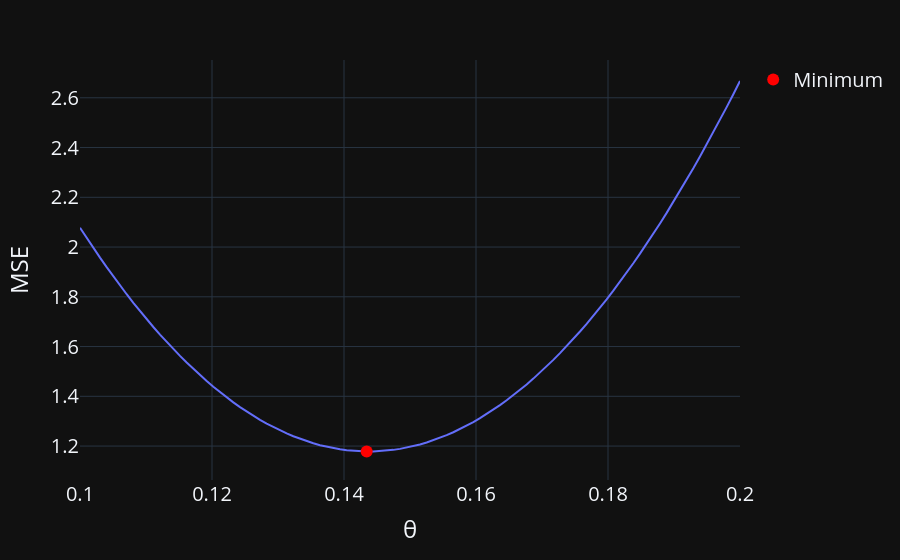

Write notebook code for a chart like this one.
### Code cell
fig = px.line(x = thetas, y = mses)
fig.add_trace(go.Scatter(x=[thetas[np.argmin(mses)]], y = [min(mses)], marker = dict(color="red", size=12),mode="markers",name = 'Minimum'))
fig.update_layout(xaxis_title = "θ", yaxis_title = "MSE", font_size = 20)
fig.show()
